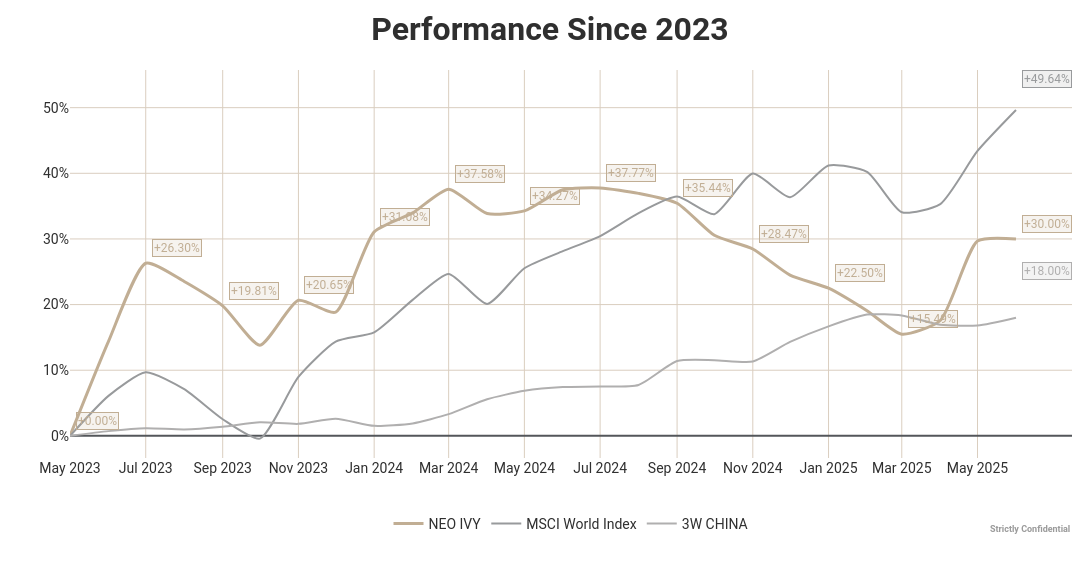

This figure's notebook cell:
### Markdown cell above
### Plot Cumulative Retrun Graphs

### Code cell
funds_to_be_plot = subset_of_funds(funds, ['NEO IVY', 'MSCI WORLD', '3W CHINA'])
start_month = "2017-12"
end_month = "2018-7"

plot = plot_cumulative_returns(
    funds=funds_to_be_plot,
    title="",
    start_month=start_month,
    end_month=end_month,
    style="excel",
    language="en",
    blur=False,
    aspect_lock=True,
    custom_ticks=False
    )

### Figure 1 — Plotly figure (JSON) as saved in the notebook; plotly's stock layout.template omitted (floating-point values rounded to 4 significant figures)
{"data": [{"hovertemplate": "<b>%{fullData.name}</b><br>%{y:.2%}<extra></extra>", "line": {"color": "#C1AE94", "shape": "spline", "smoothing": 0.6, "width": 3}, "mode": "lines", "name": "NEO IVY", "type": "scatter", "x": ["2023-05-01T00:00:00", "2023-06-01T00:00:00", "2023-07-01T00:00:00", "2023-08-01T00:00:00", "2023-09-01T00:00:00", "2023-10-01T00:00:00", "2023-11-01T00:00:00", "2023-12-01T00:00:00", "2024-01-01T00:00:00", "2024-02-01T00:00:00", "2024-03-01T00:00:00", "2024-04-01T00:00:00", "2024-05-01T00:00:00", "2024-06-01T00:00:00", "2024-07-01T00:00:00", "2024-08-01T00:00:00", "2024-09-01T00:00:00", "2024-10-01T00:00:00", "2024-11-01T00:00:00", "2024-12-01T00:00:00", "2025-01-01T00:00:00", "2025-02-01T00:00:00", "2025-03-01T00:00:00", "2025-04-01T00:00:00", "2025-05-01T00:00:00", "2025-06-01T00:00:00"], "y": [0, 0.144, 0.263, 0.2352, 0.1981, 0.1382, 0.2065, 0.1884, 0.3108, 0.3397, 0.3758, 0.3387, 0.3427, 0.3749, 0.3777, 0.3694, 0.3544, 0.3056, 0.2847, 0.2449, 0.225, 0.1907, 0.1549, 0.1757, 0.2967, 0.3]}, {"hovertemplate": "<b>%{fullData.name}</b><br>%{y:.2%}<extra></extra>", "line": {"color": "#989A9C", "shape": "spline", "smoothing": 0.6, "width": 2}, "mode": "lines", "name": "MSCI World Index", "type": "scatter", "x": ["2023-05-01T00:00:00", "2023-06-01T00:00:00", "2023-07-01T00:00:00", "2023-08-01T00:00:00", "2023-09-01T00:00:00", "2023-10-01T00:00:00", "2023-11-01T00:00:00", "2023-12-01T00:00:00", "2024-01-01T00:00:00", "2024-02-01T00:00:00", "2024-03-01T00:00:00", "2024-04-01T00:00:00", "2024-05-01T00:00:00", "2024-06-01T00:00:00", "2024-07-01T00:00:00", "2024-08-01T00:00:00", "2024-09-01T00:00:00", "2024-10-01T00:00:00", "2024-11-01T00:00:00", "2024-12-01T00:00:00", "2025-01-01T00:00:00", "2025-02-01T00:00:00", "2025-03-01T00:00:00", "2025-04-01T00:00:00", "2025-05-01T00:00:00", "2025-06-01T00:00:00"], "y": [0, 0.0609, 0.09686, 0.07109, 0.02535, -0.004177, 0.08973, 0.1436, 0.1576, 0.2072, 0.2468, 0.201, 0.2554, 0.2814, 0.3043, 0.3393, 0.3645, 0.3377, 0.3995, 0.3636, 0.412, 0.4022, 0.3407, 0.3531, 0.4341, 0.4964]}, {"hovertemplate": "<b>%{fullData.name}</b><br>%{y:.2%}<extra></extra>", "line": {"color": "#B0AFAF", "shape": "spline", "smoothing": 0.6, "width": 2}, "mode": "lines", "name": "3W CHINA", "type": "scatter", "x": ["2023-05-01T00:00:00", "2023-06-01T00:00:00", "2023-07-01T00:00:00", "2023-08-01T00:00:00", "2023-09-01T00:00:00", "2023-10-01T00:00:00", "2023-11-01T00:00:00", "2023-12-01T00:00:00", "2024-01-01T00:00:00", "2024-02-01T00:00:00", "2024-03-01T00:00:00", "2024-04-01T00:00:00", "2024-05-01T00:00:00", "2024-06-01T00:00:00", "2024-07-01T00:00:00", "2024-08-01T00:00:00", "2024-09-01T00:00:00", "2024-10-01T00:00:00", "2024-11-01T00:00:00", "2024-12-01T00:00:00", "2025-01-01T00:00:00", "2025-02-01T00:00:00", "2025-03-01T00:00:00", "2025-04-01T00:00:00", "2025-05-01T00:00:00", "2025-06-01T00:00:00"], "y": [0, 0.0072, 0.01163, 0.00971, 0.01385, 0.02064, 0.01829, 0.02614, 0.01526, 0.01891, 0.03308, 0.0558, 0.06858, 0.07435, 0.0751, 0.07757, 0.114, 0.1153, 0.1133, 0.1431, 0.1668, 0.1848, 0.1834, 0.1692, 0.1681, 0.18]}], "layout": {"annotations": [{"align": "center", "font": {"color": "black", "size": 9}, "opacity": 0.15, "showarrow": false, "text": "<b>Strictly Confidential</b>", "x": 1, "xanchor": "right", "xref": "paper", "y": -0.2, "yanchor": "bottom", "yref": "paper"}, {"align": "center", "bgcolor": "rgba(193,174,148,0.15)", "bordercolor": "#C1AE94", "borderwidth": 1, "font": {"color": "#C1AE94", "size": 12}, "opacity": 1, "showarrow": false, "text": "+0.00%", "x": "2023-05-01T00:00:00", "xanchor": "left", "xshift": 6, "y": 0, "yanchor": "bottom", "yshift": 6}, {"align": "center", "bgcolor": "rgba(193,174,148,0.15)", "bordercolor": "#C1AE94", "borderwidth": 1, "font": {"color": "#C1AE94", "size": 12}, "opacity": 1, "showarrow": false, "text": "+26.30%", "x": "2023-07-01T00:00:00", "xanchor": "left", "xshift": 6, "y": 0.263, "yanchor": "bottom", "yshift": 6}, {"align": "center", "bgcolor": "rgba(193,174,148,0.15)", "bordercolor": "#C1AE94", "borderwidth": 1, "font": {"color": "#C1AE94", "size": 12}, "opacity": 1, "showarrow": false, "text": "+19.81%", "x": "2023-09-01T00:00:00", "xanchor": "left", "xshift": 6, "y": 0.1981, "yanchor": "bottom", "yshift": 6}, {"align": "center", "bgcolor": "rgba(193,174,148,0.15)", "bordercolor": "#C1AE94", "borderwidth": 1, "font": {"color": "#C1AE94", "size": 12}, "opacity": 1, "showarrow": false, "text": "+20.65%", "x": "2023-11-01T00:00:00", "xanchor": "left", "xshift": 6, "y": 0.2065, "yanchor": "bottom", "yshift": 6}, {"align": "center", "bgcolor": "rgba(193,174,148,0.15)", "bordercolor": "#C1AE94", "borderwidth": 1, "font": {"color": "#C1AE94", "size": 12}, "opacity": 1, "showarrow": false, "text": "+31.08%", "x": "2024-01-01T00:00:00", "xanchor": "left", "xshift": 6, "y": 0.3108, "yanchor": "bottom", "yshift": 6}, {"align": "center", "bgcolor": "rgba(193,174,148,0.15)", "bordercolor": "#C1AE94", "borderwidth": 1, "font": {"color": "#C1AE94", "size": 12}, "opacity": 1, "showarrow": false, "text": "+37.58%", "x": "2024-03-01T00:00:00", "xanchor": "left", "xshift": 6, "y": 0.3758, "yanchor": "bottom", "yshift": 6}, {"align": "center", "bgcolor": "rgba(193,174,148,0.15)", "bordercolor": "#C1AE94", "borderwidth": 1, "font": {"color": "#C1AE94", "size": 12}, "opacity": 1, "showarrow": false, "text": "+34.27%", "x": "2024-05-01T00:00:00", "xanchor": "left", "xshift": 6, "y": 0.3427, "yanchor": "bottom", "yshift": 6}, {"align": "center", "bgcolor": "rgba(193,174,148,0.15)", "bordercolor": "#C1AE94", "borderwidth": 1, "font": {"color": "#C1AE94", "size": 12}, "opacity": 1, "showarrow": false, "text": "+37.77%", "x": "2024-07-01T00:00:00", "xanchor": "left", "xshift": 6, "y": 0.3777, "yanchor": "bottom", "yshift": 6}, {"align": "center", "bgcolor": "rgba(193,174,148,0.15)", "bordercolor": "#C1AE94", "borderwidth": 1, "font": {"color": "#C1AE94", "size": 12}, "opacity": 1, "showarrow": false, "text": "+35.44%", "x": "2024-09-01T00:00:00", "xanchor": "left", "xshift": 6, "y": 0.3544, "yanchor": "bottom", "yshift": 6}, {"align": "center", "bgcolor": "rgba(193,174,148,0.15)", "bordercolor": "#C1AE94", "borderwidth": 1, "font": {"color": "#C1AE94", "size": 12}, "opacity": 1, "showarrow": false, "text": "+28.47%", "x": "2024-11-01T00:00:00", "xanchor": "left", "xshift": 6, "y": 0.2847, "yanchor": "bottom", "yshift": 6}, {"align": "center", "bgcolor": "rgba(193,174,148,0.15)", "bordercolor": "#C1AE94", "borderwidth": 1, "font": {"color": "#C1AE94", "size": 12}, "opacity": 1, "showarrow": false, "text": "+22.50%", "x": "2025-01-01T00:00:00", "xanchor": "left", "xshift": 6, "y": 0.225, "yanchor": "bottom", "yshift": 6}, {"align": "center", "bgcolor": "rgba(193,174,148,0.15)", "bordercolor": "#C1AE94", "borderwidth": 1, "font": {"color": "#C1AE94", "size": 12}, "opacity": 1, "showarrow": false, "text": "+15.49%", "x": "2025-03-01T00:00:00", "xanchor": "left", "xshift": 6, "y": 0.1549, "yanchor": "bottom", "yshift": 6}, {"align": "center", "bgcolor": "rgba(193,174,148,0.15)", "bordercolor": "#C1AE94", "borderwidth": 1, "font": {"color": "#C1AE94", "size": 12}, "opacity": 1, "showarrow": false, "text": "+30.00%", "x": "2025-06-01T00:00:00", "xanchor": "left", "xshift": 6, "y": 0.3, "yanchor": "bottom", "yshift": 6}, {"align": "center", "font": {"color": "black", "size": 9}, "opacity": 0.15, "showarrow": false, "text": "<b>Strictly Confidential</b>", "x": 1, "xanchor": "right", "xref": "paper", "y": -0.2, "yanchor": "bottom", "yref": "paper"}, {"align": "center", "bgcolor": "rgba(152,154,156,0.15)", "bordercolor": "#989A9C", "borderwidth": 1, "font": {"color": "#989A9C", "size": 12}, "opacity": 1, "showarrow": false, "text": "+49.64%", "x": "2025-06-01T00:00:00", "xanchor": "left", "xshift": 6, "y": 0.4964, "yanchor": "bottom", "yshift": 22}, {"align": "center", "font": {"color": "black", "size": 9}, "opacity": 0.15, "showarrow": false, "text": "<b>Strictly Confidential</b>", "x": 1, "xanchor": "right", "xref": "paper", "y": -0.2, "yanchor": "bottom", "yref": "paper"}, {"align": "center", "bgcolor": "rgba(176,175,175,0.15)", "bordercolor": "#B0AFAF", "borderwidth": 1, "font": {"color": "#B0AFAF", "size": 12}, "opacity": 1, "showarrow": false, "text": "+18.00%", "x": "2025-06-01T00:00:00", "xanchor": "left", "xshift": 6, "y": 0.18, "yanchor": "bottom", "yshift": 38}], "font": {"color": "#2f2f2f", "family": "Microsoft Yahei Light, Roboto, sans-serif", "size": 14}, "height": 568, "hovermode": "x unified", "legend": {"orientation": "h", "x": 0.5, "xanchor": "center", "y": -0.17, "yanchor": "middle"}, "margin": {"b": 110, "l": 70, "r": 20, "t": 70}, "title": {"font": {"size": 32}, "text": "<b> Performance Since 2023</b>", "x": 0.5, "xanchor": "center", "y": 0.95, "yanchor": "middle"}, "width": 1280, "xaxis": {"gridcolor": "#DACEBF", "showgrid": true, "tickformat": "%b %Y", "ticktext": ["May 2023", "Jul 2023", "Sep 2023", "Nov 2023", "Jan 2024", "Mar 2024", "May 2024", "Jul 2024", "Sep 2024", "Nov 2024", "Jan 2025", "Mar 2025", "May 2025"], "tickvals": ["2023-05-01T00:00:00", "2023-07-01T00:00:00", "2023-09-01T00:00:00", "2023-11-01T00:00:00", "2024-01-01T00:00:00", "2024-03-01T00:00:00", "2024-05-01T00:00:00", "2024-07-01T00:00:00", "2024-09-01T00:00:00", "2024-11-01T00:00:00", "2025-01-01T00:00:00", "2025-03-01T00:00:00", "2025-05-01T00:00:00"]}, "yaxis": {"gridcolor": "#DACEBF", "rangemode": "tozero", "showgrid": true, "tickformat": ".0%", "title": {}, "zeroline": true, "zerolinecolor": "#53565A", "zerolinewidth": 2}}}
